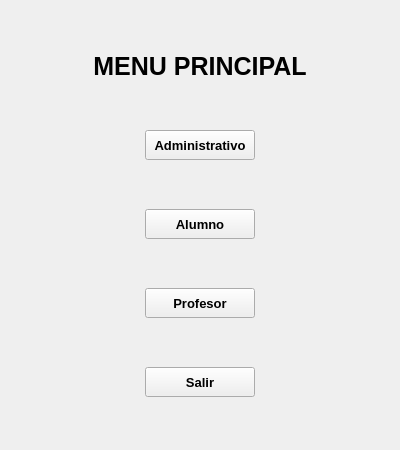
<?xml version="1.0" encoding="UTF-8"?>
<ui version="4.0">
 <class>MainWindow</class>
 <widget class="QMainWindow" name="MainWindow">
  <property name="geometry">
   <rect>
    <x>0</x>
    <y>0</y>
    <width>400</width>
    <height>450</height>
   </rect>
  </property>
  <property name="minimumSize">
   <size>
    <width>400</width>
    <height>450</height>
   </size>
  </property>
  <property name="maximumSize">
   <size>
    <width>600</width>
    <height>700</height>
   </size>
  </property>
  <property name="acceptDrops">
   <bool>true</bool>
  </property>
  <property name="windowTitle">
   <string>eddypoo-rey</string>
  </property>
  <widget class="QWidget" name="centralwidget">
   <property name="acceptDrops">
    <bool>false</bool>
   </property>
   <layout class="QGridLayout" name="gridLayout">
    <item row="5" column="1" alignment="Qt::AlignHCenter">
     <widget class="QPushButton" name="btn_alu">
      <property name="sizePolicy">
       <sizepolicy hsizetype="Minimum" vsizetype="Minimum">
        <horstretch>0</horstretch>
        <verstretch>0</verstretch>
       </sizepolicy>
      </property>
      <property name="minimumSize">
       <size>
        <width>110</width>
        <height>30</height>
       </size>
      </property>
      <property name="maximumSize">
       <size>
        <width>110</width>
        <height>30</height>
       </size>
      </property>
      <property name="font">
       <font>
        <family>MS Sans Serif</family>
        <pointsize>10</pointsize>
        <weight>75</weight>
        <bold>true</bold>
       </font>
      </property>
      <property name="text">
       <string>Alumno</string>
      </property>
     </widget>
    </item>
    <item row="6" column="1" alignment="Qt::AlignHCenter">
     <widget class="QPushButton" name="btn_profe">
      <property name="sizePolicy">
       <sizepolicy hsizetype="Minimum" vsizetype="Minimum">
        <horstretch>0</horstretch>
        <verstretch>0</verstretch>
       </sizepolicy>
      </property>
      <property name="minimumSize">
       <size>
        <width>110</width>
        <height>30</height>
       </size>
      </property>
      <property name="maximumSize">
       <size>
        <width>110</width>
        <height>30</height>
       </size>
      </property>
      <property name="font">
       <font>
        <family>MS Sans Serif</family>
        <pointsize>10</pointsize>
        <weight>75</weight>
        <bold>true</bold>
       </font>
      </property>
      <property name="text">
       <string>Profesor</string>
      </property>
     </widget>
    </item>
    <item row="1" column="1">
     <widget class="QLabel" name="label">
      <property name="sizePolicy">
       <sizepolicy hsizetype="Preferred" vsizetype="Maximum">
        <horstretch>0</horstretch>
        <verstretch>0</verstretch>
       </sizepolicy>
      </property>
      <property name="font">
       <font>
        <family>MS Sans Serif</family>
        <pointsize>19</pointsize>
        <weight>75</weight>
        <bold>true</bold>
        <underline>false</underline>
        <strikeout>false</strikeout>
        <stylestrategy>PreferDefault</stylestrategy>
        <kerning>true</kerning>
       </font>
      </property>
      <property name="cursor">
       <cursorShape>ArrowCursor</cursorShape>
      </property>
      <property name="text">
       <string>MENU PRINCIPAL</string>
      </property>
      <property name="alignment">
       <set>Qt::AlignHCenter|Qt::AlignTop</set>
      </property>
      <property name="wordWrap">
       <bool>false</bool>
      </property>
     </widget>
    </item>
    <item row="3" column="1" alignment="Qt::AlignHCenter">
     <widget class="QPushButton" name="btn_admin">
      <property name="sizePolicy">
       <sizepolicy hsizetype="Minimum" vsizetype="Minimum">
        <horstretch>0</horstretch>
        <verstretch>0</verstretch>
       </sizepolicy>
      </property>
      <property name="minimumSize">
       <size>
        <width>110</width>
        <height>30</height>
       </size>
      </property>
      <property name="maximumSize">
       <size>
        <width>110</width>
        <height>30</height>
       </size>
      </property>
      <property name="font">
       <font>
        <family>MS Sans Serif</family>
        <pointsize>10</pointsize>
        <weight>75</weight>
        <bold>true</bold>
       </font>
      </property>
      <property name="text">
       <string>Administrativo</string>
      </property>
     </widget>
    </item>
    <item row="7" column="1" alignment="Qt::AlignHCenter">
     <widget class="QPushButton" name="btn_salir">
      <property name="sizePolicy">
       <sizepolicy hsizetype="Minimum" vsizetype="Minimum">
        <horstretch>0</horstretch>
        <verstretch>0</verstretch>
       </sizepolicy>
      </property>
      <property name="minimumSize">
       <size>
        <width>110</width>
        <height>30</height>
       </size>
      </property>
      <property name="maximumSize">
       <size>
        <width>110</width>
        <height>30</height>
       </size>
      </property>
      <property name="font">
       <font>
        <family>MS Sans Serif</family>
        <pointsize>10</pointsize>
        <weight>75</weight>
        <bold>true</bold>
       </font>
      </property>
      <property name="focusPolicy">
       <enum>Qt::ClickFocus</enum>
      </property>
      <property name="contextMenuPolicy">
       <enum>Qt::DefaultContextMenu</enum>
      </property>
      <property name="layoutDirection">
       <enum>Qt::LeftToRight</enum>
      </property>
      <property name="text">
       <string>Salir</string>
      </property>
      <property name="default">
       <bool>false</bool>
      </property>
      <property name="flat">
       <bool>false</bool>
      </property>
     </widget>
    </item>
   </layout>
  </widget>
  <action name="actionLoad">
   <property name="text">
    <string>Load</string>
   </property>
  </action>
  <action name="actionSave">
   <property name="text">
    <string>Save</string>
   </property>
  </action>
  <action name="actionLoad_2">
   <property name="text">
    <string>Load...</string>
   </property>
  </action>
  <action name="actionSave_2">
   <property name="text">
    <string>Save...</string>
   </property>
  </action>
  <action name="actionSet_size">
   <property name="text">
    <string>Set size</string>
   </property>
  </action>
 </widget>
 <resources/>
 <connections/>
</ui>
